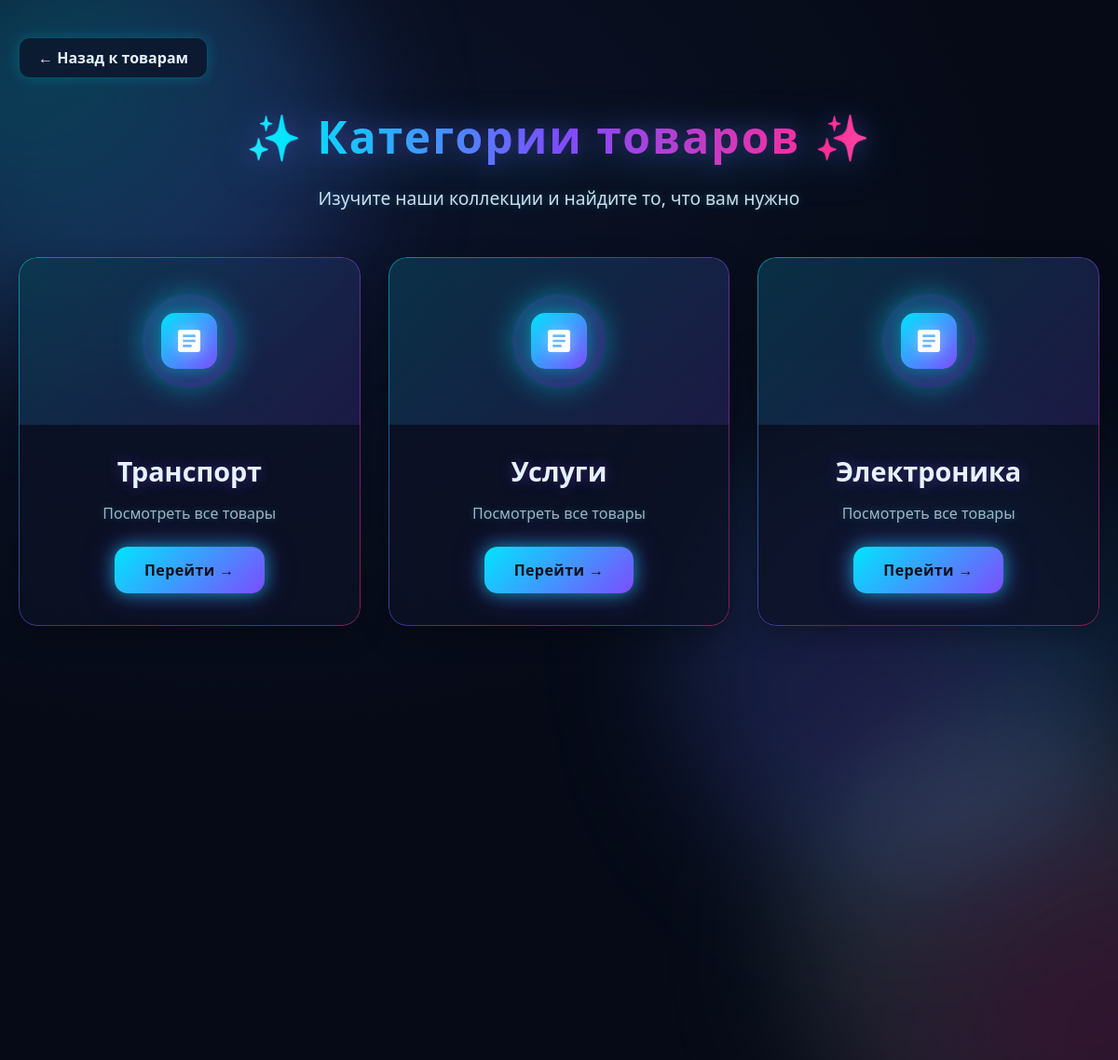
The page /category/ on the database its author committed.
### lalafo_app/models.py (models this page shows, shortened)
class Category(models.Model):
    category_name = models.CharField(max_length=30, unique=True)

### lalafo_app/views.py (the view)
# urls.py: path('category/', CategoryListView.as_view(), name='category_list'),
class CategoryListView(ListView):
    queryset = Category.objects.all()
    context_object_name = 'categories'
    template_name = 'category_list.html'

### lalafo_app/templates/category_list.html (shortened to what this page needs)
<!DOCTYPE html>
<html lang="ru">
<head>
</head>
<body>
    <div class="bg">
        <div class="orb one"></div>
        <div class="orb two"></div>
        <div class="orb three"></div>
    </div>
    <div class="container">
        <a href="{% url 'product_list' %}" class="back-link">
            ← Назад к товарам
        </a>
        <div class="page-header">
            <h1>✨ Категории товаров ✨</h1>
            <p>Изучите наши коллекции и найдите то, что вам нужно</p>
        </div>
        {% if categories %}
        <div class="categories-container">
            {% for category in categories %}
            <div class="category-card">
                <div class="card-header">
                    <div class="category-icon-wrapper">
                        <div class="category-icon">
                            <svg viewBox="0 0 24 24">
                                <path d="M19 3H5c-1.1 0-2 .9-2 2v14c0 1.1.9 2 2 2h14c1.1 0 2-.9 2-2V5c0-1.1-.9-2-2-2zm-5 14H7v-2h7v2zm3-4H7v-2h10v2zm0-4H7V7h10v2z"/>
                            </svg>
                        </div>
                    </div>
                </div>
                <div class="card-body">
                    <h2 class="category-title">{{ category.category_name }}</h2>
                    <p class="category-subtitle">Посмотреть все товары</p>
                    <a href="{% url 'product_list' %}" class="view-btn">
                        <span>Перейти →</span>
                    </a>
                </div>
            </div>
            {% endfor %}
        </div>
        {% endif %}
    </div>
</body>
</html>

### rows shown on the page
Category: category_name "Транспорт"
Category: category_name "Услуги"
Category: category_name "Электроника"
